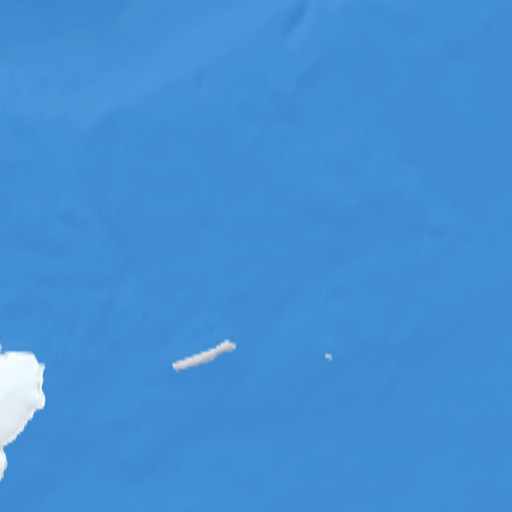
#> input picture src/geo/tiles_physical/21504/0_12.jpg, 1024 x 1024 px (shown at 1/2 size); its folder holds only this picture in this run
$ python geo_raster.py --src ../src/geo/tiles_physical/21504/0_12.jpg
#> lines starting #> are read from the running program, lines starting #| are printed output that depends on the picture
"""tools/geo_raster.py: build the satellite-style relief basemap for the map capabilities (mapBase style 'satellite').

Input: an equirectangular Earth colour image (+ optional heightmap and water mask). The default source is the Blue Marble
image shipped in the three-globe npm package (MIT package; the image appears to be NASA's public-domain Blue Marble, but
the package does not state it: for a production film use an official NASA Visible Earth Blue Marble download via --src).
Steps: hillshade from the heightmap (terrain reads like the reference style), a gentle land/sea grade (lusher land,
deeper teal sea), then ONE reprojection to Mercator (±82° lat), so the page draws it with a plain affine transform
under d3.geoMercator, exactly registered with the vector layers.

    python tools/geo_raster.py                        # fetches three-globe from the npm registry into .cache/
    python tools/geo_raster.py --src blue_marble.jpg [--height topo.png] [--water water.png] [--width 8192]
Output: src/geo/relief_mercator.jpg and src/geo/relief_mercator.js (bounds + source note; loaded by src/presets/map.js)
"""
import sys as _sys
for _s in (_sys.stdout, _sys.stderr):   # Windows: a piped stdout is cp1252 and cannot print → or Thai; always UTF-8
    try: _s.reconfigure(encoding='utf-8', errors='replace')
    except Exception: pass
import argparse, io, json, math, os, tarfile, urllib.request
import numpy as np
from PIL import Image, ImageFilter

ROOT = os.path.dirname(os.path.dirname(os.path.abspath(__file__)))
LAT = 82.0


def fetch_three_globe():
    cache = os.path.join(ROOT, '.cache', 'three-globe'); os.makedirs(cache, exist_ok=True)
    want = {'earth-blue-marble.jpg', 'earth-topology.png', 'earth-water.png'}
    if not all(os.path.exists(os.path.join(cache, f)) for f in want):
        meta = json.load(urllib.request.urlopen('https://registry.npmjs.org/three-globe/2.45.3'))
        tgz = urllib.request.urlopen(meta['dist']['tarball']).read()
        with tarfile.open(fileobj=io.BytesIO(tgz)) as t:
            for m in t.getmembers():
                if os.path.basename(m.name) in want:
                    open(os.path.join(cache, os.path.basename(m.name)), 'wb').write(t.extractfile(m).read())
    return [os.path.join(cache, f) for f in ('earth-blue-marble.jpg', 'earth-topology.png', 'earth-water.png')]


def main():
    ap = argparse.ArgumentParser(); ap.add_argument('--src'); ap.add_argument('--height'); ap.add_argument('--water')
    ap.add_argument('--width', type=int, default=4096); ap.add_argument('--quality', type=int, default=86)
    a = ap.parse_args()
    src, hgt, wat = (a.src, a.height, a.water) if a.src else fetch_three_globe()
    col = Image.open(src).convert('RGB'); W, H = col.size
#> in main, col is the input picture: PIL image 1024x1024 RGB; mean R, G, B 68.5, 143.1, 212.1
#> after `W, H = col.size`: W = 1024; H = 1024
    rgb = np.asarray(col, np.float32) / 255
    water = np.asarray(Image.open(wat).convert('L').resize((W, H), Image.BILINEAR), np.float32) / 255 if wat else None
    if hgt:   # hillshade (sun from the north-west, 45°) from the heightmap, applied to land only
        z = np.asarray(Image.open(hgt).convert('L').resize((W, H), Image.BICUBIC).filter(ImageFilter.GaussianBlur(1.2)), np.float32)
        gy, gx = np.gradient(z * (W / 2048) * 0.09)
        slope, aspect = np.arctan(np.hypot(gx, gy)), np.arctan2(-gx, gy)
        az, alt = math.radians(315), math.radians(45)
        shade = np.clip(np.sin(alt) * np.cos(slope) + np.cos(alt) * np.sin(slope) * np.cos(az - aspect), 0, 1)
        land = 1 - (water if water is not None else (z < 1).astype(np.float32))
        rgb *= (1 + (land * (shade - .62) * .85))[..., None]
    if water is not None:   # grade: lusher land, deeper teal sea (the documentary look), sea edges kept soft
        lw = water[..., None]; g = rgb.mean(axis=2, keepdims=True)
        land_c = g + (rgb - g) * 1.25; land_c[..., 1] *= 1.05
        sea_c = rgb * np.array([.35, .75, .72]) + np.array([.04, .2, .24])
        rgb = land_c * (1 - lw) + sea_c * lw
    rgb = np.clip(rgb, 0, 1)
    # equirectangular → Mercator (±LAT): every output row samples the input row of its latitude
    ymax = math.log(math.tan(math.pi / 4 + math.radians(LAT) / 2)); OW = a.width; OH = int(round(OW * 2 * ymax / (2 * math.pi)))
    ys = ymax - (np.arange(OH) + .5) / OH * 2 * ymax
    lat = np.degrees(np.arctan(np.sinh(ys))); rows = np.clip((90 - lat) / 180 * H - .5, 0, H - 1)
#> after `rows = np.clip((90 - lat) / 180 * H - 0.5, 0, H - 1)`: rows = 3468 values from 45.05 to 978
    r0 = np.floor(rows).astype(int); r1 = np.minimum(r0 + 1, H - 1); f = (rows - r0)[:, None, None]
#> after `r0 = np.floor(rows).astype(int)`: r0 = 3468 values from 45 to 977
#> after `r1 = np.minimum(r0 + 1, H - 1)`: r1 = 3468 values from 46 to 978
    merc = rgb[r0] * (1 - f) + rgb[r1] * f
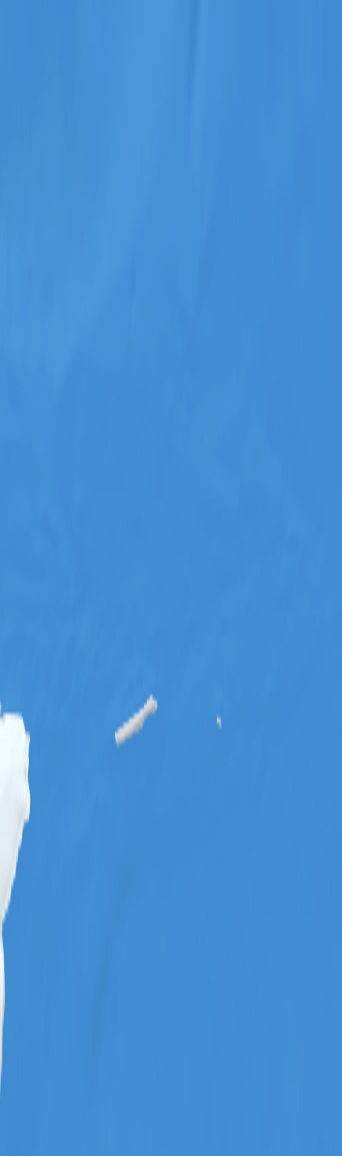
#> merc: shape (3468, 1024, 3) float64 (shown at 1/3 size); mean R, G, B 0.269, 0.562, 0.832
    out = Image.fromarray((merc * 255).astype(np.uint8)).resize((OW, OH), Image.LANCZOS)
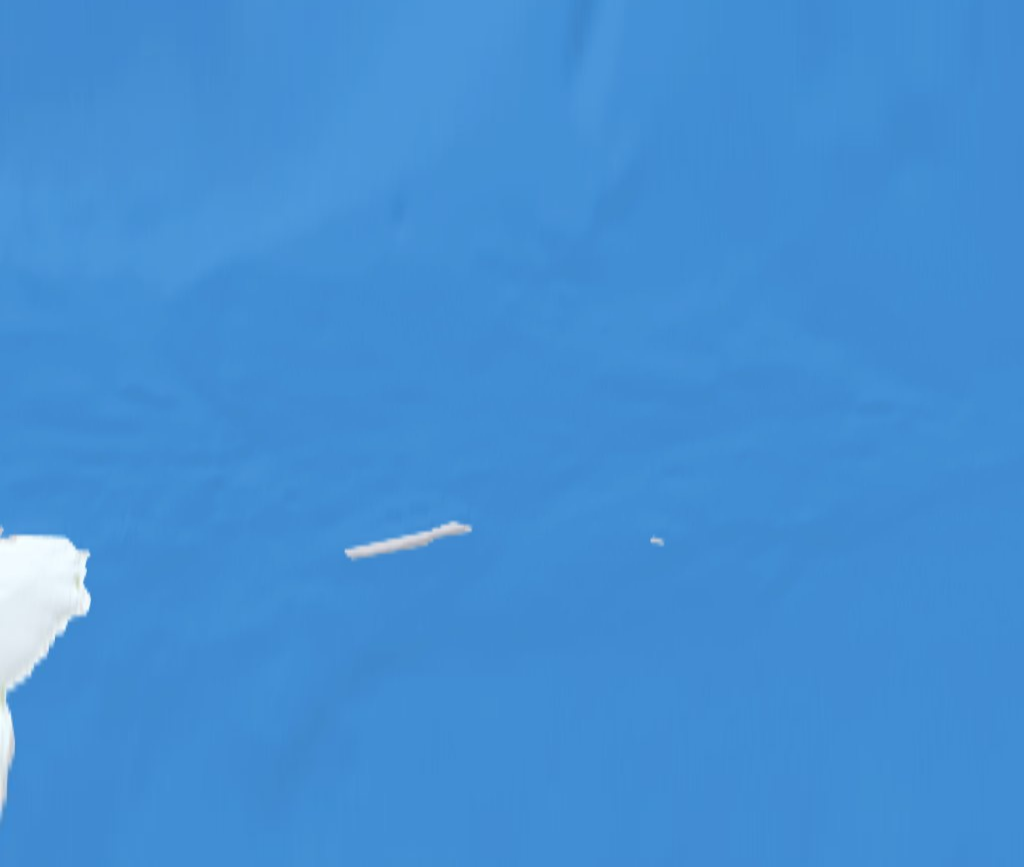
#> out: PIL image 4096x3468 RGB (shown at 1/4 size); mean R, G, B 68.5, 143.2, 212.1
    dst = os.path.join(ROOT, 'src', 'geo', 'relief_mercator.jpg'); out.save(dst, quality=a.quality, optimize=True)
    note = 'Blue Marble colour (three-globe npm example image; appears to be NASA public-domain Blue Marble, not stated by the package) + hillshade from its heightmap' if not a.src else f'{os.path.basename(src)} (+ hillshade)'
    open(os.path.join(ROOT, 'src', 'geo', 'relief_mercator.js'), 'w').write(
        '// GENERATED by tools/geo_raster.py. Do not edit.\n'
        f'(window.GEO = window.GEO || {{}}).relief = {json.dumps({"src": "src/geo/relief_mercator.jpg", "lat": LAT, "size": [OW, OH], "source": note})};\n')
    print(f'{dst}  {OW}x{OH}  {os.path.getsize(dst) / 1e6:.1f} MB')


if __name__ == '__main__':
    main()

$ run again, on src/geo/tiles_physical/8192/0_1.jpg
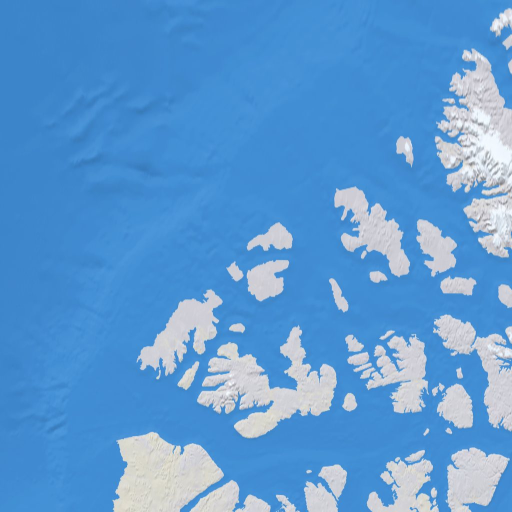
#> input picture src/geo/tiles_physical/8192/0_1.jpg, 1024 x 1024 px (shown at 1/2 size)
#> in main, col is the input picture: PIL image 1024x1024 RGB; mean R, G, B 93.2, 153.7, 210.7
#> in main, `merc = rgb[r0] * (1 - f) + rgb[r1] * f`:
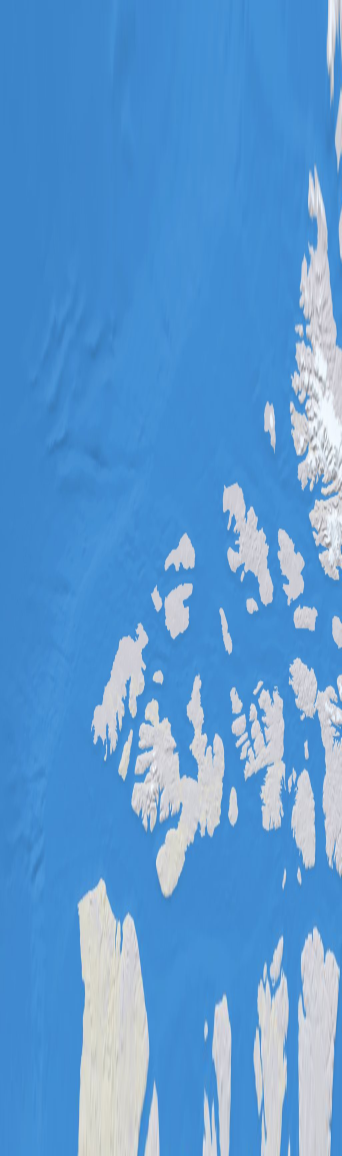
#> merc: shape (3468, 1024, 3) float64 (shown at 1/3 size); mean R, G, B 0.363, 0.602, 0.825
#> in main, `out = Image.fromarray((merc * 255).astype(np.uint8)).resize((OW, OH), ..`:
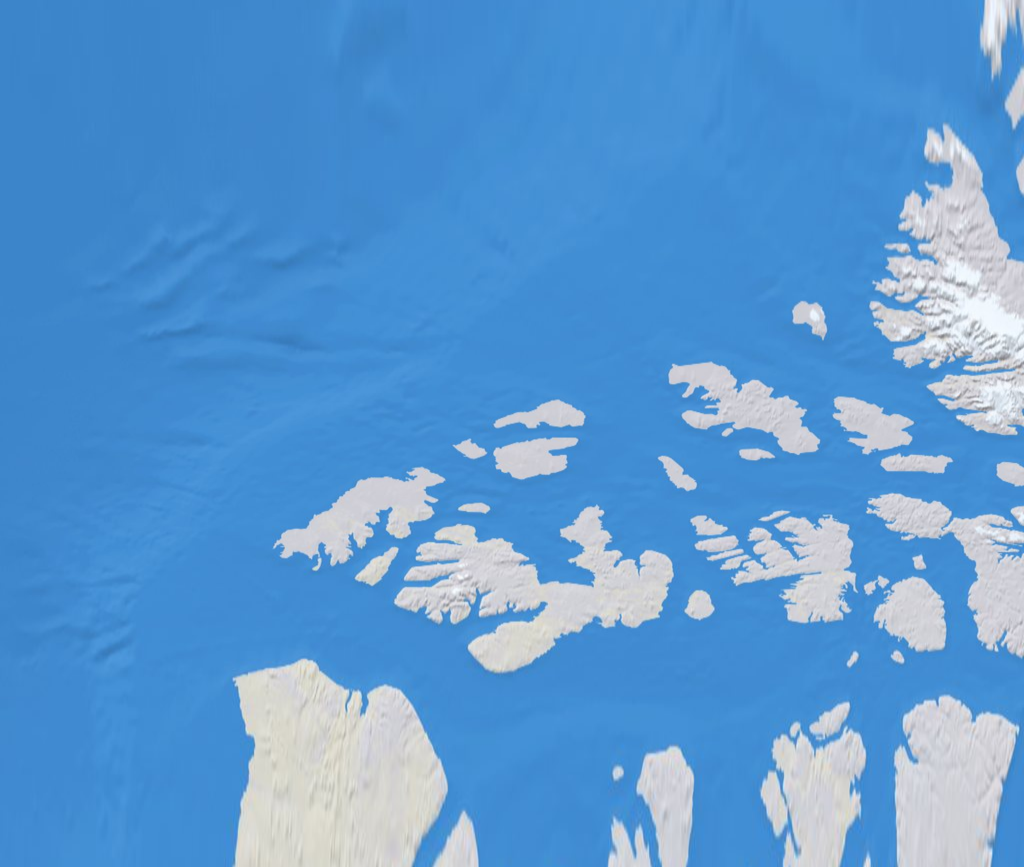
#> out: PIL image 4096x3468 RGB (shown at 1/4 size); mean R, G, B 92.3, 153.2, 210.3

$ run again, on src/geo/tiles_physical/8192/0_2.jpg
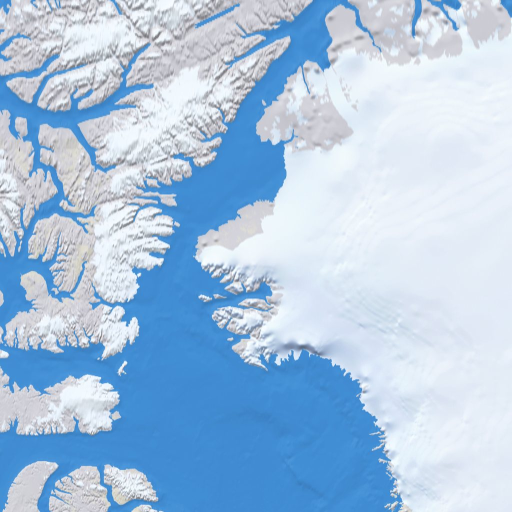
#> input picture src/geo/tiles_physical/8192/0_2.jpg, 1024 x 1024 px (shown at 1/2 size)
#> in main, col is the input picture: PIL image 1024x1024 RGB; mean R, G, B 169.5, 197.3, 225.1
#> in main, `merc = rgb[r0] * (1 - f) + rgb[r1] * f`:
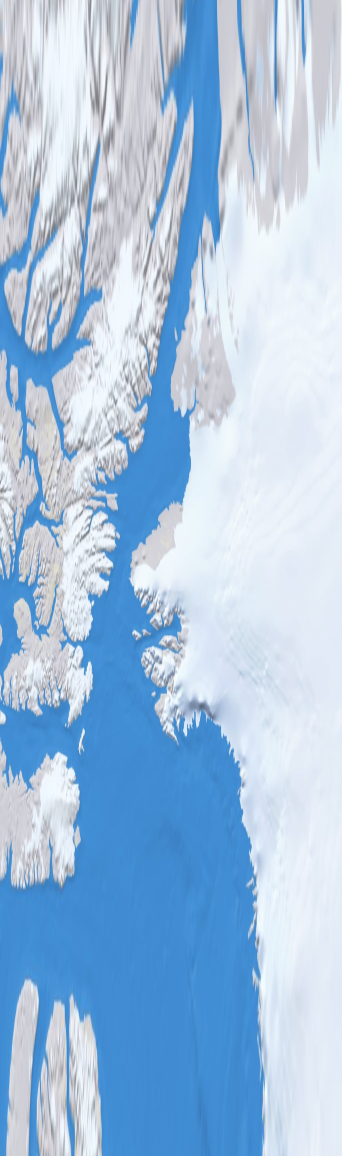
#> merc: shape (3468, 1024, 3) float64 (shown at 1/3 size); mean R, G, B 0.648, 0.763, 0.877
#> in main, `out = Image.fromarray((merc * 255).astype(np.uint8)).resize((OW, OH), ..`:
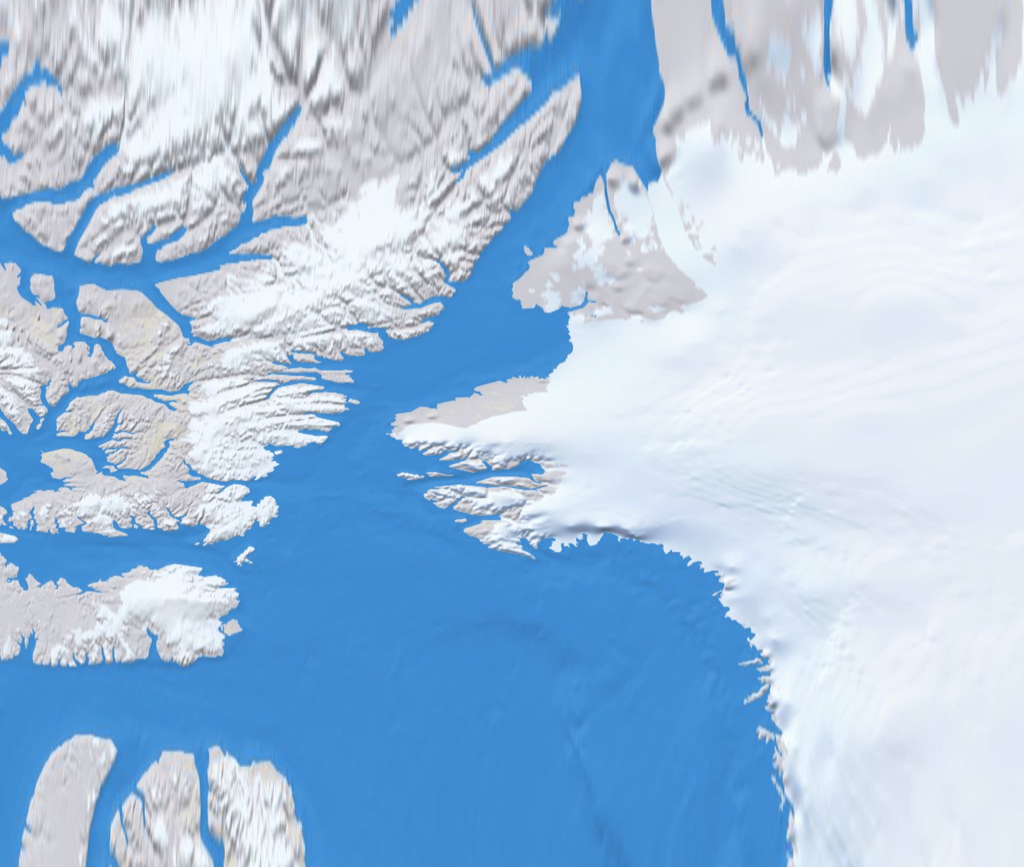
#> out: PIL image 4096x3468 RGB (shown at 1/4 size); mean R, G, B 165, 194.2, 223.5

$ run again, on src/geo/tiles_satellite/16384/0_13.jpg
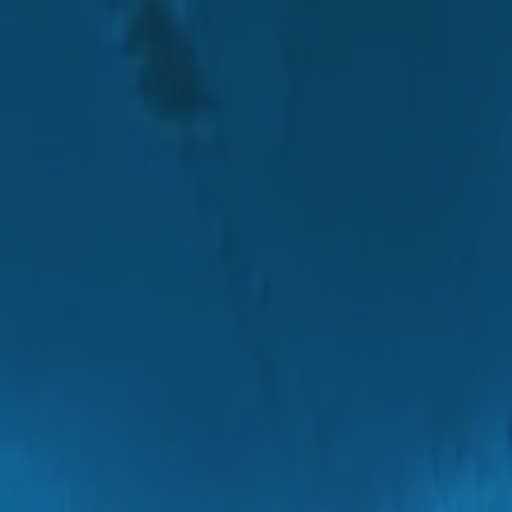
#> input picture src/geo/tiles_satellite/16384/0_13.jpg, 1024 x 1024 px (shown at 1/2 size)
#> in main, col is the input picture: PIL image 1024x1024 RGB; mean R, G, B 13.6, 72.9, 109.8
#> in main, `merc = rgb[r0] * (1 - f) + rgb[r1] * f`:
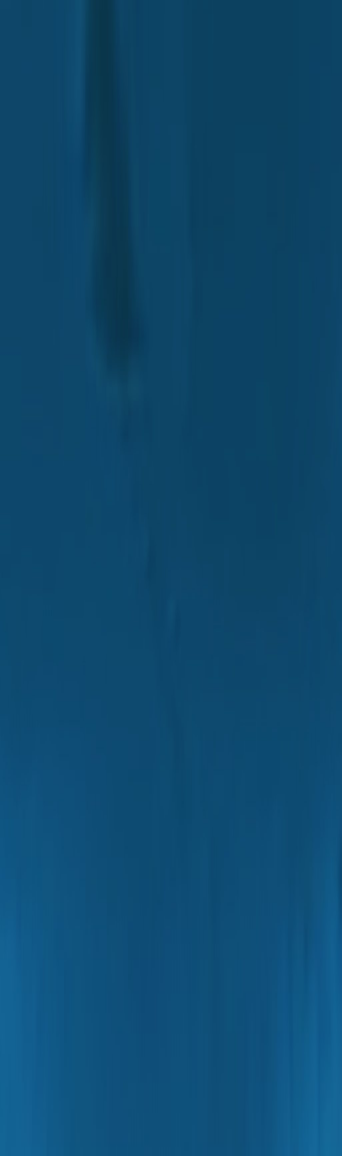
#> merc: shape (3468, 1024, 3) float64 (shown at 1/3 size); mean R, G, B 0.0537, 0.288, 0.434
#> in main, `out = Image.fromarray((merc * 255).astype(np.uint8)).resize((OW, OH), ..`:
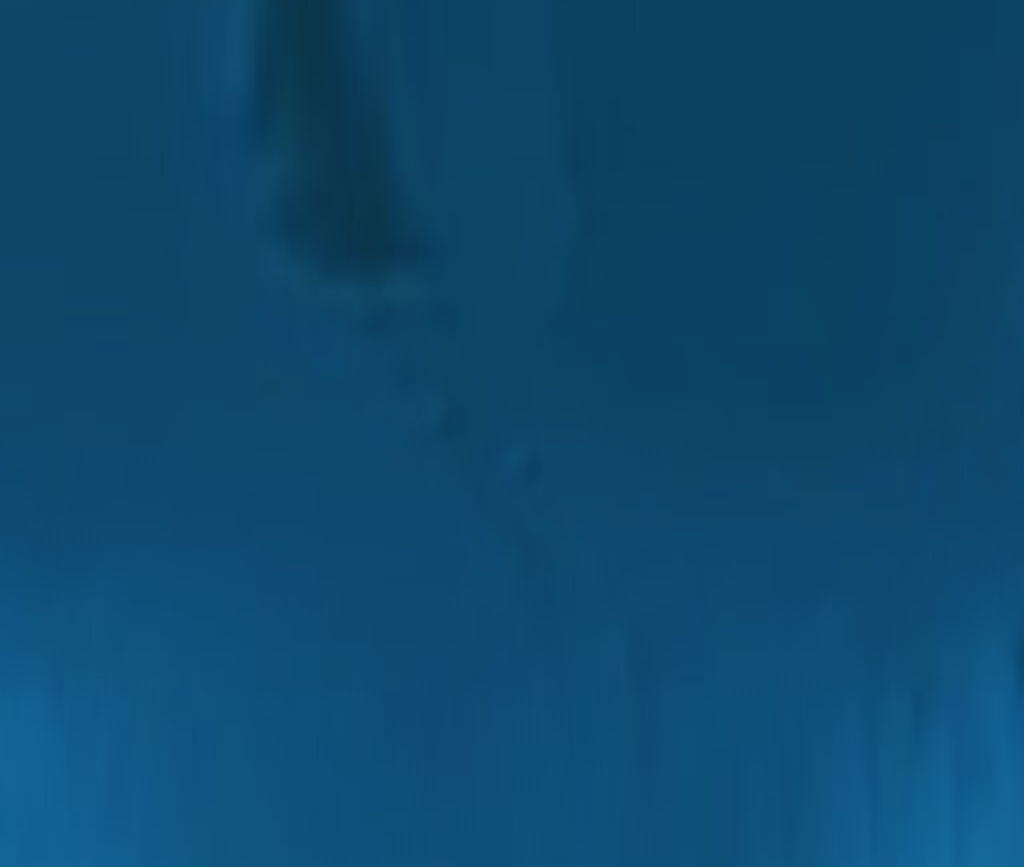
#> out: PIL image 4096x3468 RGB (shown at 1/4 size); mean R, G, B 13.7, 73.5, 110.6

$ run again, on src/geo/tiles_physical/21504/10_12.jpg
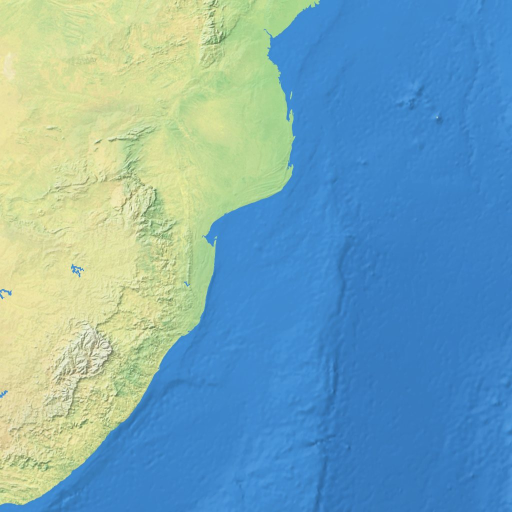
#> input picture src/geo/tiles_physical/21504/10_12.jpg, 1024 x 1024 px (shown at 1/2 size)
#> in main, col is the input picture: PIL image 1024x1024 RGB; mean R, G, B 119.6, 166.7, 182.7
#> in main, `merc = rgb[r0] * (1 - f) + rgb[r1] * f`:
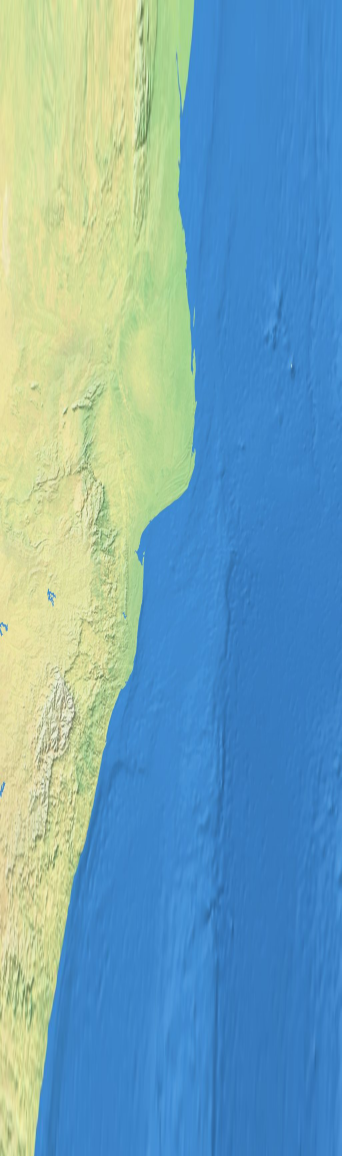
#> merc: shape (3468, 1024, 3) float64 (shown at 1/3 size); mean R, G, B 0.461, 0.649, 0.718
#> in main, `out = Image.fromarray((merc * 255).astype(np.uint8)).resize((OW, OH), ..`:
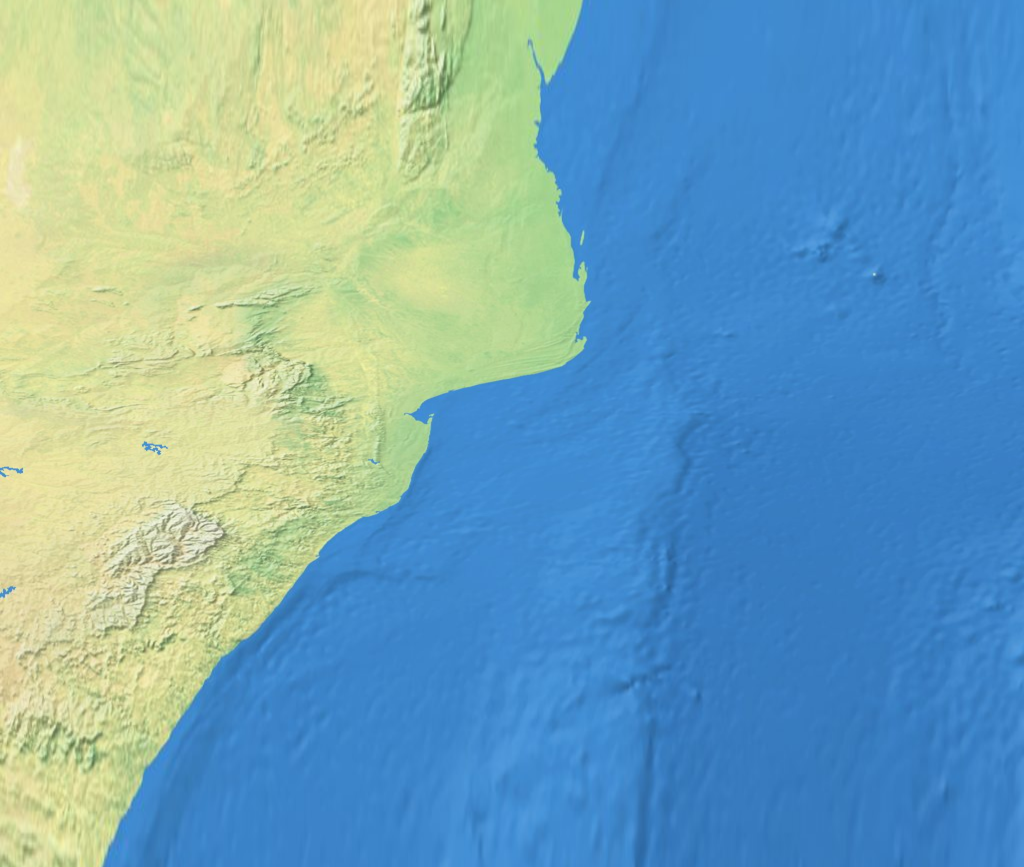
#> out: PIL image 4096x3468 RGB (shown at 1/4 size); mean R, G, B 117.2, 165.3, 182.9
